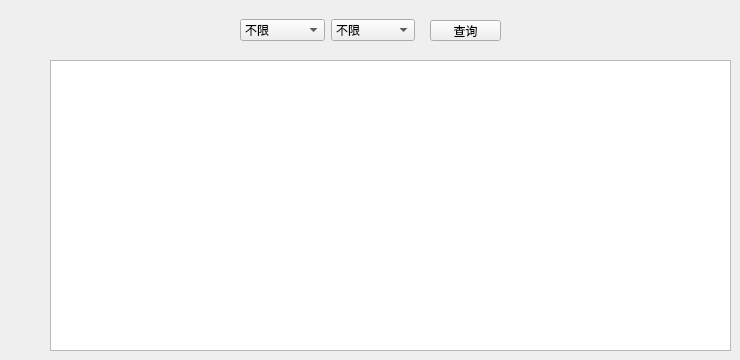
   <widget class="QWidget" name="tab1">
    <property name="contextMenuPolicy">
     <enum>Qt::DefaultContextMenu</enum>
    </property>
    <property name="accessibleName">
     <string/>
    </property>
    <attribute name="title">
     <string>房间查询</string>
    </attribute>
    <widget class="QTableView" name="tableView">
     <property name="geometry">
      <rect>
       <x>50</x>
       <y>60</y>
       <width>681</width>
       <height>291</height>
      </rect>
     </property>
    </widget>
    <widget class="QWidget" name="widget" native="true">
     <property name="geometry">
      <rect>
       <x>240</x>
       <y>10</y>
       <width>191</width>
       <height>41</height>
      </rect>
     </property>
     <layout class="QHBoxLayout" name="horizontalLayout" stretch="1,1">
      <property name="rightMargin">
       <number>16</number>
      </property>
      <item>
       <widget class="QComboBox" name="roomtype_combobox">
        <item>
         <property name="text">
          <string>不限</string>
         </property>
        </item>
        <item>
         <property name="text">
          <string>单人间</string>
         </property>
        </item>
        <item>
         <property name="text">
          <string>双人房</string>
         </property>
        </item>
        <item>
         <property name="text">
          <string>家庭房</string>
         </property>
        </item>
        <item>
         <property name="text">
          <string>总统套间</string>
         </property>
        </item>
       </widget>
      </item>
      <item>
       <widget class="QComboBox" name="roomstatus_combobox">
        <item>
         <property name="text">
          <string>不限</string>
         </property>
        </item>
        <item>
         <property name="text">
          <string>空闲中</string>
         </property>
        </item>
        <item>
         <property name="text">
          <string>租用中</string>
         </property>
        </item>
        <item>
         <property name="text">
          <string>已预订</string>
         </property>
        </item>
       </widget>
      </item>
     </layout>
    </widget>
    <widget class="QPushButton" name="findroom_button">
     <property name="geometry">
      <rect>
       <x>430</x>
       <y>20</y>
       <width>71</width>
       <height>21</height>
      </rect>
     </property>
     <property name="text">
      <string>查询</string>
     </property>
     <property name="iconSize">
      <size>
       <width>20</width>
       <height>20</height>
      </size>
     </property>
    </widget>
   </widget>
